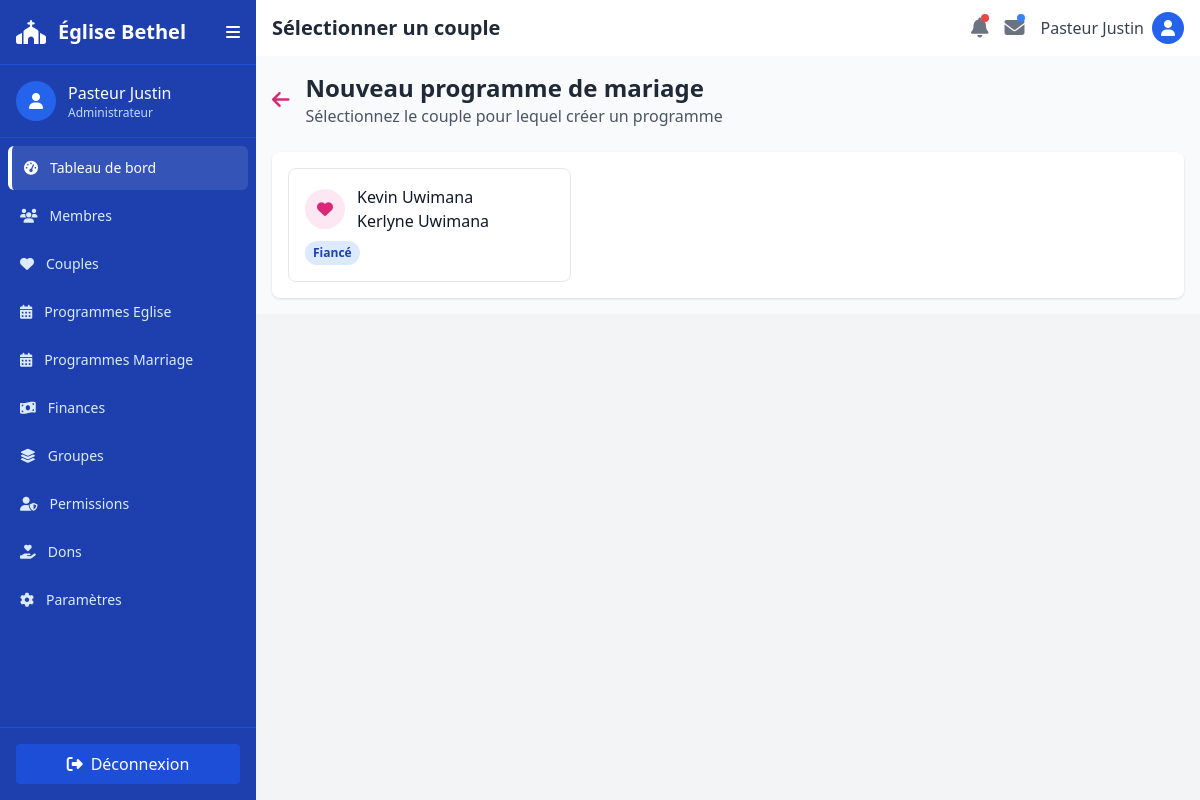
Screenshot of /programmes-mariage/ajouter/ (signed in) with the database file from the repository.
### core/models.py (models this page shows, shortened)
class Couple(models.Model):
    STATUT_CHOICES = [
        ('marie', 'Marié'),
        ('fiance', 'Fiancé'),
    ]
    membre_mari = models.ForeignKey(
        Membre,
        on_delete=models.CASCADE,
        related_name='couples_mari'
    )
    membre_femme = models.ForeignKey(
        Membre,
        on_delete=models.CASCADE,
        related_name='couples_femme'
    )
    statut_couple = models.CharField(max_length=10, choices=STATUT_CHOICES)
    date_mariage = models.DateField(null=True, blank=True)
    created_at = models.DateTimeField(auto_now_add=True)
    updated_at = models.DateTimeField(auto_now=True)
    class Meta:
        verbose_name = "Couple"
        verbose_name_plural = "Couples"
        unique_together = ['membre_mari', 'membre_femme']

class Membre(models.Model):
    SEXE_CHOICES = [
        ('M', 'Masculin'),
        ('F', 'Féminin'),
    ]
    STATUT_BAPTISMAL_CHOICES = [
        ('baptise_eglise', 'Baptisé Église'),
        ('non_baptise', 'Non Baptisé'),
        ('baptise_autre_eglise', 'Baptisé Autre Église'),
    ]
    nom = models.CharField(max_length=100)
    prenom = models.CharField(max_length=100)
    date_naissance = models.DateField()
    adresse = models.TextField()
    telephone = models.CharField(
        max_length=20,
        validators=[RegexValidator(r'^\+?1?\d{9,15}$', 'Numéro de téléphone invalide')]
    )
    email = models.EmailField(unique=True)
    sexe = models.CharField(
        max_length=1,
        choices=SEXE_CHOICES,
        null=True,
        blank=True,
        verbose_name="Sexe"
    )
    statut_baptismal = models.CharField(
        max_length=25,
        choices=STATUT_BAPTISMAL_CHOICES,
        default='non_baptise'
    )
    date_adhesion = models.DateField()
    photo_profil_url = models.URLField(blank=True, null=True)
    created_at = models.DateTimeField(auto_now_add=True)
    updated_at = models.DateTimeField(auto_now=True)
    class Meta:
        verbose_name = "Membre"
        verbose_name_plural = "Membres"
        ordering = ['nom', 'prenom']
    @property
    def nom_complet(self):
        return f"{self.prenom} {self.nom}"

### core/views.py (the view)
# urls.py: path('programmes-mariage/ajouter/', views.programme_mariage_couple_select, name='programme_mariage_create'),
@login_required
def programme_mariage_couple_select(request):
    couples = Couple.objects.all().select_related('membre_mari', 'membre_femme').order_by('-date_mariage')
    context = {
        'couples': couples,
        'title': 'Sélectionner un couple'
    }
    return render(request, 'programme_mariage/select_couple.html', context)

### core/templates/programme_mariage/select_couple.html
{% extends "core/base.html" %}
{% block title %}Sélectionner un couple{% endblock %}
{% block body %}
<main class="flex-1 overflow-y-auto p-4 bg-gray-50">
    <div class="flex justify-between items-center mb-6">
        <div class="flex items-center">
            <a href="{% url 'programme_mariage_list' %}" class="text-pink-600 hover:text-pink-800 mr-4">
                <i class="fas fa-arrow-left text-xl"></i>
            </a>
            <div>
                <h2 class="text-2xl font-bold text-gray-800">Nouveau programme de mariage</h2>
                <p class="text-gray-600">Sélectionnez le couple pour lequel créer un programme</p>
            </div>
        </div>
    </div>
    <div class="bg-white rounded-lg shadow overflow-hidden">
        <div class="grid grid-cols-1 md:grid-cols-2 lg:grid-cols-3 gap-4 p-4">
            {% for couple in couples %}
            <a href="{% url 'programme_mariage_create' couple.pk %}"
               class="block p-4 border rounded-lg hover:bg-gray-50 transition-colors">
                <div class="flex items-center mb-2">
                    <div class="h-10 w-10 rounded-full bg-pink-100 flex items-center justify-center">
                        <i class="fas fa-heart text-pink-600"></i>
                    </div>
                    <div class="ml-3">
                        <h3 class="font-medium text-gray-900">{{ couple.membre_mari.nom_complet }}</h3>
                        <h3 class="font-medium text-gray-900">{{ couple.membre_femme.nom_complet }}</h3>
                    </div>
                </div>
                <div class="text-sm text-gray-500">
                    <span class="inline-flex px-2 py-1 text-xs font-semibold rounded-full
                        {% if couple.statut_couple == 'marie' %}bg-green-100 text-green-800
                        {% else %}bg-blue-100 text-blue-800{% endif %}">
                        {{ couple.get_statut_couple_display }}
                    </span>
                </div>
            </a>
            {% empty %}
            <div class="col-span-full text-center py-8 text-gray-500">
                <i class="fas fa-users text-4xl mb-2"></i>
                <p>Aucun couple n'est enregistré</p>
            </div>
            {% endfor %}
        </div>
    </div>
</main>
{% endblock %}

### rows the page displays
Couple: membre_mari.nom_complet "Kevin Uwimana", membre_femme.nom_complet "Kerlyne Uwimana", statut_couple "Fiancé"
